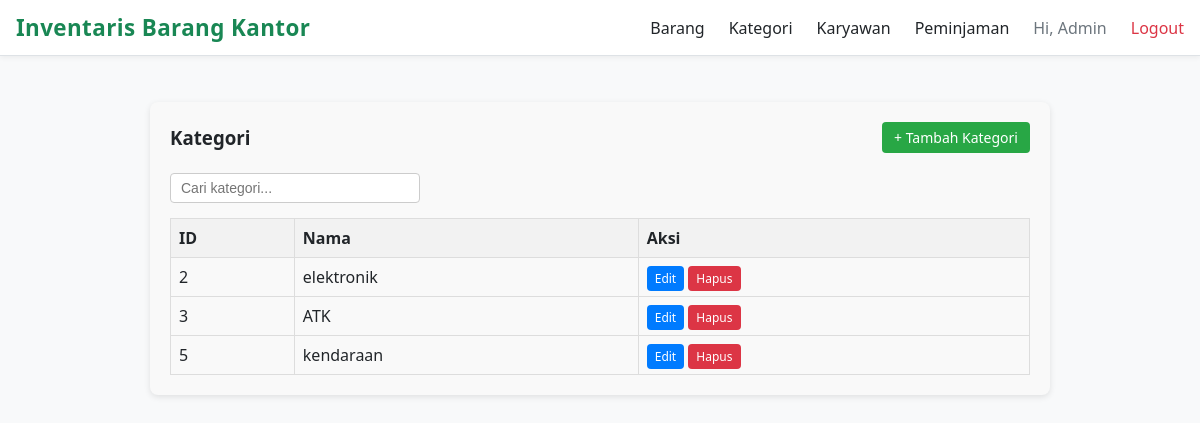
/?url=admin/categories (signed in), run on the app's committed database.
### tables this page shows
CREATE TABLE `categories` (
  `id` int(11) NOT NULL,
  `name` varchar(100) NOT NULL,
  `created_at` timestamp NOT NULL DEFAULT current_timestamp()
);

### app/controllers/AdminController.php (called while the page is built, shortened)
<?php
require_once __DIR__.'/../models/Category.php';
class AdminController {
    protected $categoryModel,$itemModel,$employeeModel,$loanModel;
    public function __construct(){ $this->categoryModel=new Category(); }
    public function categories(){ $categories=$this->categoryModel->all(); require __DIR__.'/../views/admin/categories.php'; }
}

### config/database.php (called while the page is built)
<?php
return [ 'host'=>'127.0.0.1','db'=>'inventaris_fix','user'=>'root','pass'=>'','charset'=>'utf8mb4' ];

### app/models/Model.php (called while the page is built)
<?php
class Model { protected $pdo; public function __construct(){ $cfg=require __DIR__.'/../../config/database.php'; $dsn="mysql:host={$cfg['host']};dbname={$cfg['db']};charset={$cfg['charset']}"; $this->pdo=new PDO($dsn,$cfg['user'],$cfg['pass'],[PDO::ATTR_ERRMODE=>PDO::ERRMODE_EXCEPTION]); } }

### app/models/Category.php (called while the page is built, shortened)
<?php
require_once __DIR__ . '/Model.php';
class Category extends Model {
    public function all(){ return $this->pdo->query('SELECT * FROM categories')->fetchAll(PDO::FETCH_ASSOC); }
}

### app/views/admin/categories.php (the view, shortened to what this page needs)
<?php require __DIR__ . '/../layout/header.php'; ?>
<div class="page-container">
  <div class="page-header">
    <h3>Kategori</h3>
    <a class="btn btn-success" href="?url=admin/categoryForm">+ Tambah Kategori</a>
  </div>
  <input type="text" id="searchInput" class="search-input" placeholder="Cari kategori...">
  <table class="table" id="categoryTable">
    <thead>
      <tr>
        <th>ID</th>
        <th>Nama</th>
        <th>Aksi</th>
      </tr>
    </thead>
    <tbody>
      <?php foreach($categories as $c): ?>
        <tr>
          <td><?= $c['id'] ?></td>
          <td><?= htmlspecialchars($c['name']) ?></td>
          <td>
            <a class="btn btn-primary btn-sm" href="?url=admin/categoryForm&id=<?= $c['id'] ?>">Edit</a>
            <a class="btn btn-danger btn-sm" href="?url=admin/categoryDelete&id=<?= $c['id'] ?>" onclick="return confirm('Hapus?')">Hapus</a>
          </td>
        </tr>
      <?php endforeach; ?>
    </tbody>
  </table>
</div>

### app/views/layout/header.php (style rules this page uses)
:root { --primary: #198754; --primary-dark: #157347; --danger: #dc3545; --text: #212529; --text-light: #6c757d; --bg: #f8f9fa; --white: #ffffff; --border: #dee2e6; }
* { box-sizing: border-box; }
body { margin: 0; font-family: 'Segoe UI', Arial, sans-serif; background-color: var(--bg); color: var(--text); padding-top: 70px; }
a { text-decoration: none; color: var(--text); transition: color 0.2s ease-in-out; }

### app/views/admin/categories.php (style rules this page uses)
.page-container { max-width: 900px; margin: 20px auto; padding: 20px; background-color: #f9f9f9; border-radius: 8px; box-shadow: 0 2px 6px rgba(0,0,0,0.1); }
.page-header { display: flex; justify-content: space-between; align-items: center; margin-bottom: 20px; }
.page-header h3 { margin: 0; }
.btn { padding: 6px 12px; border: none; border-radius: 4px; text-decoration: none; color: #fff; cursor: pointer; font-size: 14px; }
.btn-success { background-color: #28a745; }
.btn-primary { background-color: #007bff; }
.btn-danger { background-color: #dc3545; }
.btn-sm { padding: 4px 8px; font-size: 12px; }
table.table { width: 100%; border-collapse: collapse; }
table.table th, table.table td { border: 1px solid #ddd; padding: 8px; text-align: left; }
table.table th { background-color: #f2f2f2; }
.search-input { padding: 6px 10px; font-size: 14px; width: 250px; border-radius: 4px; border: 1px solid #ccc; margin-bottom: 15px; }

### data on the page
categories: id "2", name "elektronik"
categories: id "3", name "ATK"
categories: id "5", name "kendaraan"

### other printed values
$_SESSION['user']['name'] "Admin"
